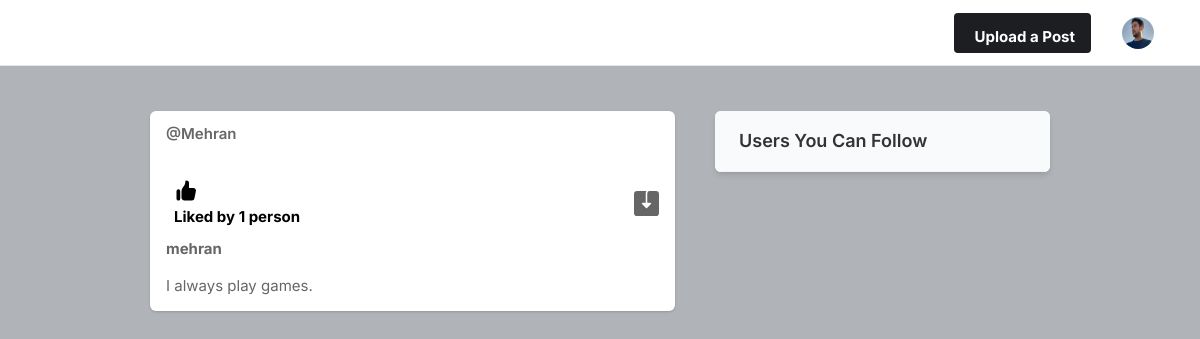
The page / (signed in) on the database as committed earlier.
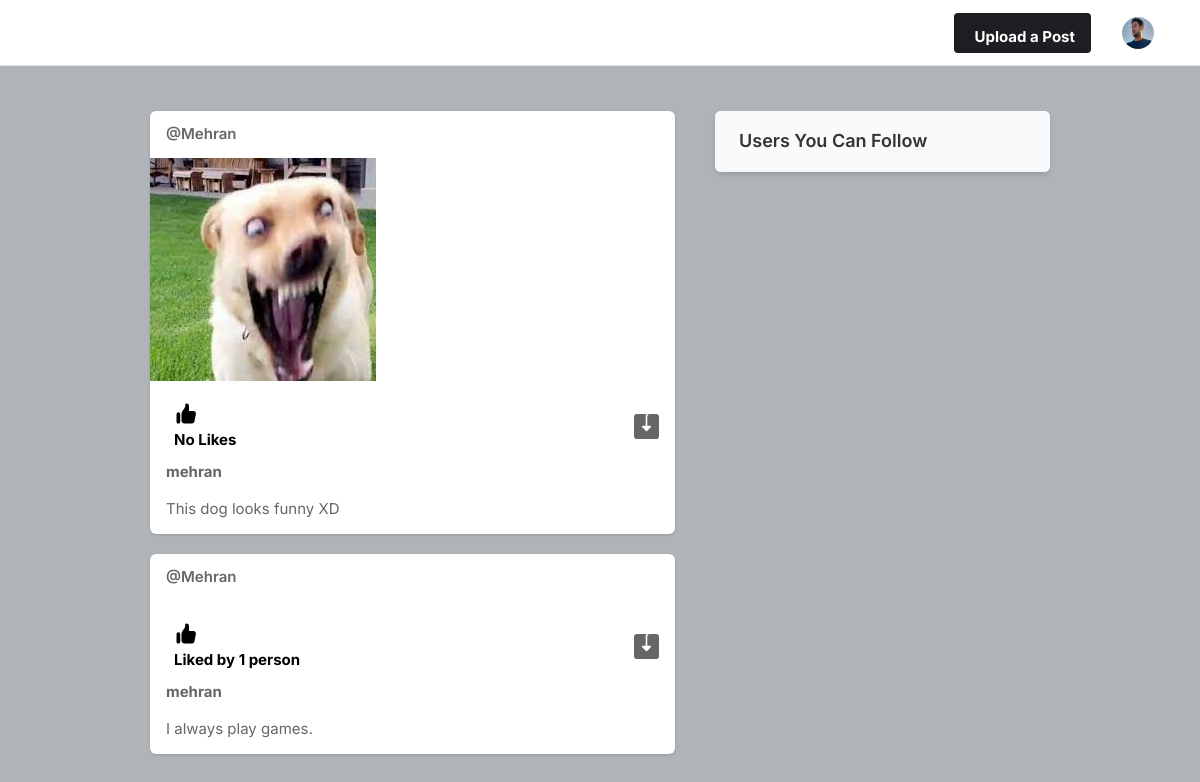
The same page on the database as committed later.
### posts/models.py (models this page shows, shortened)
class Post(models.Model):
    id = models.UUIDField(primary_key=True , default=uuid.uuid4)
    user = models.CharField(max_length=100)
    image = models.ImageField(upload_to='post_image')
    caption = models.TextField()
    created_at = models.DateTimeField(default=datetime.now)
    num_of_likes = models.IntegerField(default=0)

### main/views.py (the view)
# urls.py: path('', views.index, name='index'),
@login_required(login_url='login')
def index(request):
    user_object = User.objects.get(username = request.user.username)
    user_profile = Profile.objects.get(user = user_object)
    user_following_list = []
    feed = []
    user_following = FollowersCount.objects.filter(follower = request.user.username)
    for i in user_following:
        user_following_list.append(i.followed_user)
    for i in user_following_list:
        feed_list = Post.objects.filter(user = i)
        feed.append(feed_list)
    feed_list = list(chain(*feed))
    all_users = User.objects.all()
    user_following_all = []
    for user in user_following:
        user_list = User.objects.get(username = user.followed_user)
        user_following_all.append(user_list)
    new_suggestion_list = [x for x in list(all_users) if (x not in list(user_following_all))]
    current_user = User.objects.filter(username=request.user.username)
    final_suggestions_list = [x for x in list(new_suggestion_list) if (x not in list(current_user))]
    random.shuffle(final_suggestions_list)
    username_profile = []
    username_profile_list = []
    for users in final_suggestions_list:
        username_profile.append(users.id)
    for ids in username_profile:
        profile_list = Profile.objects.filter(id_user=ids)
        username_profile_list.append(profile_list)
    suggestions_username_profile_list = list(chain(*username_profile_list))
    return render(request, 'index.html', {'user_profile': user_profile, 'posts': feed_list, 'suggestions_username_profile_list':suggestions_username_profile_list[:4]})

### templates/index.html (shortened to what this page needs)
{% load static %}
<!DOCTYPE html>
<html lang="en">
<head>
    <link rel="stylesheet" href="{% static 'assets/css/icons.css' %}">
    <link rel="stylesheet" href="{% static 'assets/css/uikit.css' %}">
    <link rel="stylesheet" href="{% static 'assets/css/style.css' %}">
    <link rel="stylesheet" href="{% static 'assets/css/tailwind.css' %}">
</head>
<body>
            <header>
                <div class="header_inner">
                    <div class="right-side lg:pr-4">
                        <a href="#"
                            class="bg-pink-500 flex font-bold hidden hover:bg-pink-600 hover:text-white inline-block items-center lg:block max-h-10 mr-4 px-4 py-2 rounded shado text-white">
                              Upload a Post
                        </a>
                        <a href="#">
                            <img src="{{user_profile.profileimg.url}}" class="header-avatar" alt="">
                        </a>
                    </div>
                </div>
            </header>
            <div class="container m-auto">
                <div class="lg:flex justify-center lg:space-x-10 lg:space-y-0 space-y-5">
                    <div class="space-y-5 flex-shrink-0 lg:w-7/12">
                        {% for i in posts reversed %}
                        <div class="bg-white shadow rounded-md  -mx-2 lg:mx-0">
                            <div class="flex justify-between items-center px-4 py-3">
                                <div class="flex flex-1 items-center space-x-4">
                                    <a href="/profile/{{i.user}}">
                                    <span class="block capitalize font-semibold "> @{{i.user}}  </span></a>
                                </div>
                            </div>
                            <div uk-lightbox>
                                <a href="{{i.image.url}}">
                                    <img src="{{i.image.url}}" alt="">
                                </a>
                            </div>
                            <div class="py-3 px-4 space-y-3">
                                <div class="flex space-x-4 lg:font-bold">
                                    <a href="/like_post?post_id={{i.id}}" class="flex items-center space-x-2">
                                        <div class="p-2 rounded-full text-black">
                                            {% if i.num_of_likes == 0 %}
                                                <p>No Likes</p>
                                            {% elif i.num_of_likes == 1 %}
                                                <p>Liked by {{i.num_of_likes}} person</p>
                                            {% else %}
                                            <p>Liked by {{i.num_of_likes}} persons</p>
                                            {% endif %}
                                        </div>
                                    </a>
                                    <a href="{{i.image.url}}" class="flex items-center space-x-2 flex-1 justify-end" download>
                                    </a>
                                </div>
                                <a href="/profile/{{i.user}}"><strong>{{i.user}}</strong></a>
                                <p>{{i.caption}}</p>
                            </div>
                        </div>
                        {% endfor %}
                    </div>
                    <div class="lg:w-5/12">
                        <div class="bg-white  shadow-md rounded-md overflow-hidden">
                            <div class="bg-gray-50  border-b border-gray-100 flex items-baseline justify-between py-4 px-6 ">
                                <h2 class="font-semibold text-lg">Users You Can Follow</h2>
                            </div>
                        </div>
                    </div>
                </div>
            </div>
</body>
</html>

Rows that differ between the two databases and show on the page:
added Post: user "Mehran", image (picture), num_of_likes "No Likes", user "mehran", caption "This dog looks funny XD"
